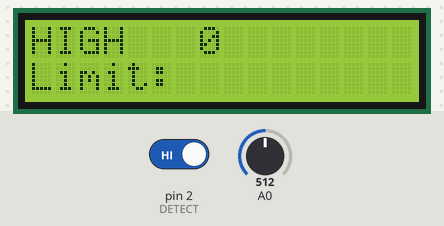
Bench run of a sketch on a simulated Arduino Uno, built with avr-gcc and run on an emulated ATmega328P. Parts: 16×2 character LCD. The inputs (shaded band) are chosen by the test bench; at power-on: pin 2 (DETECT) HIGH, A0 = 512.

Above: at 4.6 s.
4.7 s: pin 2 (DETECT) driven LOW
At 5.6 s:
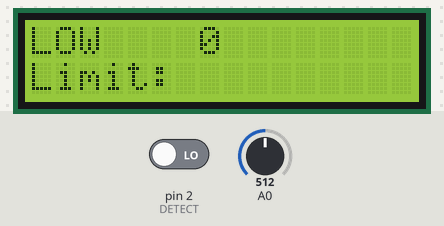
6.2 s: pin 2 (DETECT) driven HIGH
At 6.7 s:
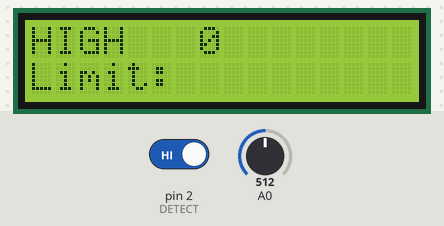
Timing chart, 0 to 9.2 s (numbered marks = the images above; inputs shaded):
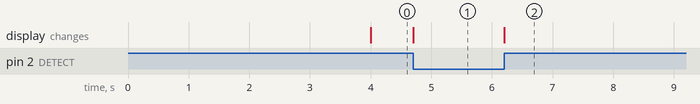

Measured:
- after the input at 4.7 s, the display: changes at once (image 1)
- after the input at 6.2 s, the display: changes at once (image 2)

The sketch:

FYPD.ino
```cpp
#include <LiquidCrystal.h>

// select the pins used on the LCD panel
LiquidCrystal lcd(8, 9, 4, 5, 6, 7);

// define some values used by the panel and buttons
#define btnRIGHT  0
#define btnUP     1
#define btnDOWN   2
#define btnLEFT   3
#define btnSELECT 4
#define btnNONE   5
int lcd_key     = 0;
int lcd_key_prev = btnNONE;
int adc_key_in  = 0;

#define DETECT 2  // pin 2 for sensor
int speed_limit;
int counter_LOW = 0;
int counter_blocked = 0;
double time_start = -1;
double time_end = -1;
double speed_current;
double v[6];

// read the buttons
int read_LCD_buttons() {
  adc_key_in = analogRead(0);  // read the value from the sensor

  // my buttons when read are centered at these valies: 0, 143, 328, 504, 741
  // we add approx 50 to those values and check to see if we are close
  if (adc_key_in > 1000) return btnNONE;  // We make this the 1st option for speed reasons since it will be the most likely result
  if (adc_key_in < 50)   return btnRIGHT;
  if (adc_key_in < 250)  return btnUP;
  if (adc_key_in < 450)  return btnDOWN;
  if (adc_key_in < 650)  return btnLEFT;
  if (adc_key_in < 850)  return btnSELECT;

  return btnNONE;  // when all others fail, return this...
}

void setup() {
  Serial.begin(9600);
  pinMode(DETECT, INPUT);  //define detect input pin
  lcd.begin(16, 2);  // initialize the interface and specify the dimensions: 16*2
  //lcd.setCursor(0, 0);
  //lcd.print("Speed: ");
  lcd.setCursor(0, 1);
  lcd.print("Limit: ");
  speed_limit = 20;
}

void loop() {
  lcd_key = read_LCD_buttons();  // read the buttons

  switch (lcd_key) {
    case btnRIGHT:
      // code
      break;

    case btnLEFT:
      // code
      break;

    case btnUP:
      if (lcd_key != lcd_key_prev) {
        if (speed_limit < 25) speed_limit++;
        else speed_limit = 25;
        //lcd.setCursor(7, 1);
        //lcd.print(speed_limit);
      }
      break;

    case btnDOWN:
    if (lcd_key != lcd_key_prev) {
      if (speed_limit > 15) speed_limit--;
      else speed_limit = 15;
      //lcd.setCursor(7, 1);
      //lcd.print(speed_limit);
    }
    break;

    case btnSELECT:
      // code
      break;

    case btnNONE:
      // code
      break;
  }
  lcd_key_prev = lcd_key;


  double time_per_cycle;
  int detected = digitalRead(DETECT);  // read Laser sensor

  if (detected == LOW) {
    counter_LOW++;
    lcd.setCursor(0, 0);
    lcd.print("LOW ");
  }
  else {
    lcd.setCursor(0, 0);
    lcd.print("HIGH");
    if (counter_LOW > 5) {
      if (time_start != -1) {
        time_end = millis();
        time_per_cycle = time_end - time_start; // the time it takes for to do a full rotation
        speed_current = 7464.42/time_per_cycle;
        if (counter_blocked < 3) {
          v[counter_blocked] = speed_current;
          counter_blocked++;
        } else {
          double average = (v[0] + v[1] + v[2])/3;
          lcd.setCursor(7, 0);
          lcd.print("         ");
          lcd.setCursor(7, 0);
          lcd.print(average);
          v[0] = speed_current;
          counter_blocked = 1;
        }
      }
      time_start = millis();
    }
    counter_LOW = 0;
  }

  double time_span = millis() - time_start;
  if (time_span > 4000) {
    lcd.setCursor(7, 0);
    lcd.print("0        ");
  }
}
```
